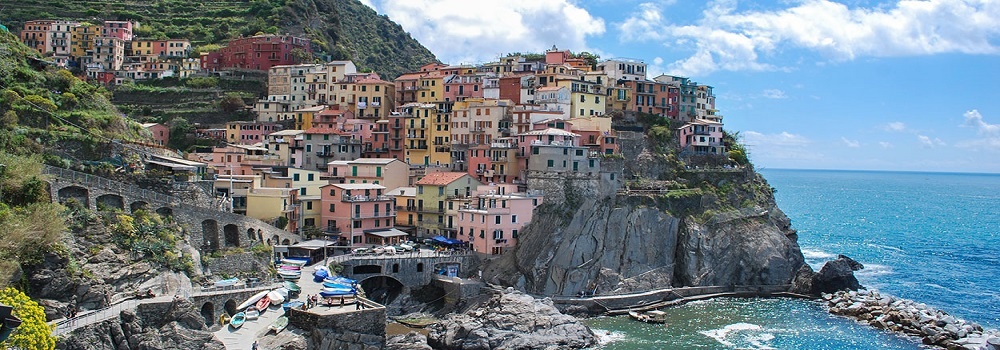
%> input picture 7_2D fourier_transform_operation/img1.jpg, 1000 x 350 px
$ octave code_multi_figures.m   (GNU Octave 9; MATLAB toolbox functions it lacks are replaced by stand-ins)
%> lines starting %> are read from the running program, lines starting %| are printed output that depends on the picture
% 24/2/25
% To perform 2-dimensional Fourier transform creation on an image

% A = Read an Image
A = imread('img1.jpg'); % Replace 'your_image.jpg' with your image file
%> A is the input picture: size 350x1000x3 uint8; mean R, G, B 111.7, 126.3, 133.8
figure; imshow(A); title('Original Image');

% B = Gray conversion
B = rgb2gray(A); % Convert to grayscale
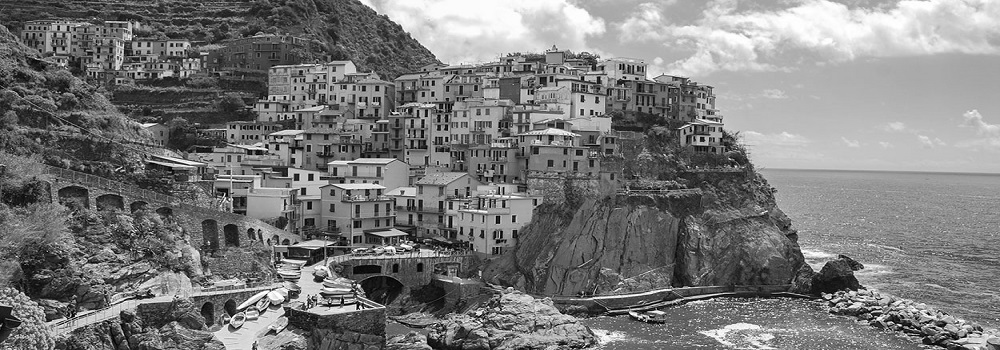
%> B: size 350x1000 uint8; min 0, max 255, mean 122.8
figure; imshow(B); title('Grayscale Image');

% C = FFT(B)
C = fft2(double(B)); % Compute the 2D FFT of the grayscale image
figure; imshow(log(abs(C) + 1), []); title('Magnitude Spectrum (FFT)'); % Display magnitude spectrum
%> after `imshow(log(abs(C) + 1), [])`:
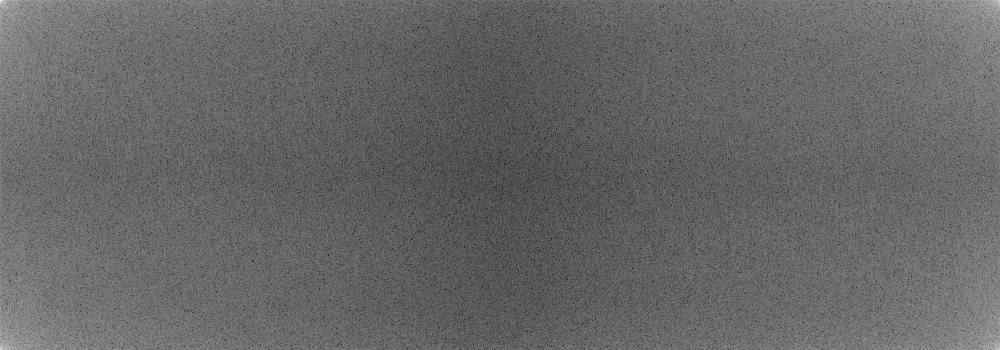
%> displayed picture: size 350x1000, on the screen's scale of 0 to 255; min 0, max 255, mean 102.4

% IFT(C) + Show Image
D = ifft2(C); % Compute the inverse FFT
figure; imshow(uint8(abs(D))); title('Reconstructed Image (IFFT)');

% Optional: Shift the zero-frequency component to the center for better visualization
C_shifted = fftshift(C);
figure; imshow(log(abs(C_shifted) + 1), []); title('Centered Magnitude Spectrum (FFT)');
%> after `imshow(log(abs(C_shifted) + 1), [])`:
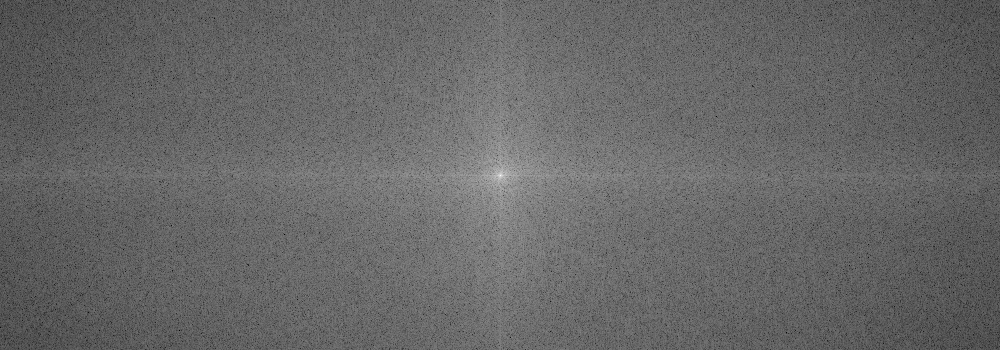
%> displayed picture: size 350x1000, on the screen's scale of 0 to 255; min 0, max 255, mean 102.4; mean of the top-left, top-right, bottom-left and bottom-right quarters 102, 102.7, 102.7, 102.2

% Optional: Display the phase spectrum
figure; imshow(angle(C), []); title('Phase Spectrum');
%> after `imshow(angle(C), [])`:
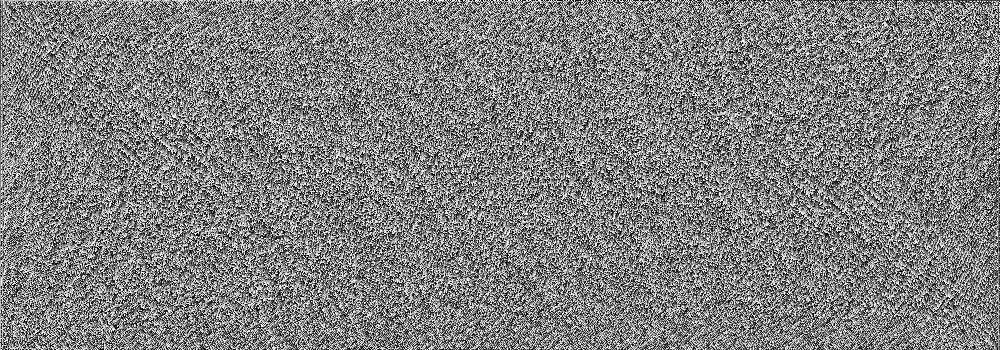
%> displayed picture: size 350x1000, on the screen's scale of 0 to 255; min 0, max 255, mean 127.5
